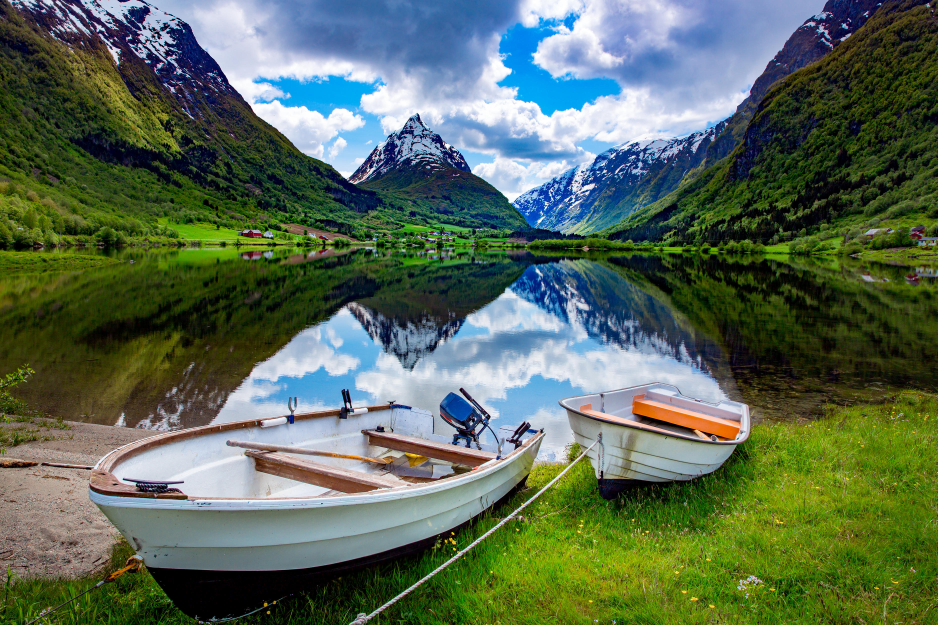
#> input picture image.jpg, 3750 x 2500 px (shown at 1/4 size)
$ jupyter execute k-means.ipynb
#> lines starting #> are read from the running program, lines starting #| are printed output that depends on the picture
# Imports

[cell 1]
import matplotlib.pyplot as plt
import numpy as np
import cv2

# Read image

[cell 2]
sample_image = cv2.imread('image.jpg')
#> sample_image is the input picture: shape (2500, 3750, 3); mean B, G, R 86.7, 106.3, 88.9
image = cv2.cvtColor(sample_image, cv2.COLOR_BGR2RGB)
plt.imshow(image)

# Preprocessing image

[cell 3]
image = cv2.resize(image, (256, 256))
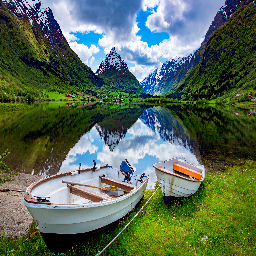
#> image: shape (256, 256, 3); mean R, G, B 88.7, 106.2, 86.6
two_dim_image = image.reshape((-1, 3))
two_dim_image = np.float32(two_dim_image)

## Define parameters of K

[cell 4]
criteria = (cv2.TERM_CRITERIA_EPS + cv2.TERM_CRITERIA_MAX_ITER, 10, 1.0)
K = 2
attempts = 10

### Apply K-means to image

[cell 5]
ret, label, center = cv2.kmeans(two_dim_image, K, None, criteria, attempts, cv2.KMEANS_PP_CENTERS)
#> ret = 338319539.3; center = [[156.6, 178.1, 199.2], [52.69, 68.03, 26.86]]
center = np.uint8(center)
#> center = [[156, 178, 199], [52, 68, 26]]
res = center[label.flatten()]
result_image = res.reshape((image.shape))
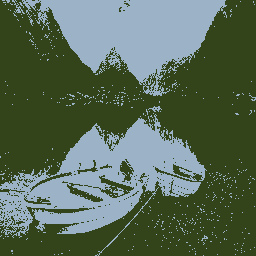
#> result_image: shape (256, 256, 3); mean R, G, B 88, 106.1, 85.9

plt.axis('off')
plt.imshow(result_image)

[cell 6]
ret, label, center = cv2.kmeans(two_dim_image, 3, None, criteria, attempts, cv2.KMEANS_PP_CENTERS)
#> ret = 236216786.9; center = [[29.65, 42.74, 22.89], [163.7, 186.6, 211], [97.38, 115.5, 50.28]]
center = np.uint8(center)
#> center = [[29, 42, 22], [163, 186, 210], [97, 115, 50]]
res = center[label.flatten()]
result_image = res.reshape((image.shape))
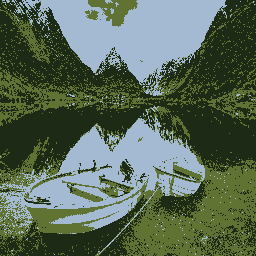
#> result_image: shape (256, 256, 3); mean R, G, B 88.1, 105.5, 85.8

plt.axis('off')
plt.imshow(result_image)
